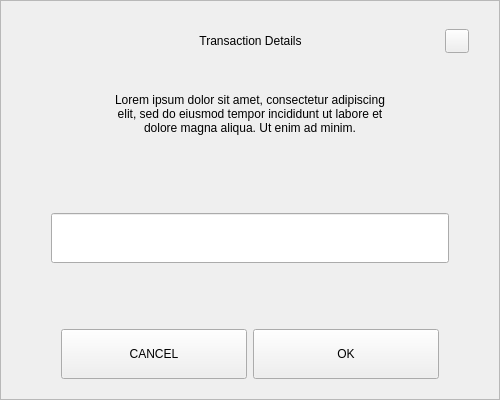
<?xml version="1.0" encoding="UTF-8"?>
<ui version="4.0">
 <class>SendChangeAddressDialog</class>
 <widget class="QDialog" name="SendChangeAddressDialog">
  <property name="geometry">
   <rect>
    <x>0</x>
    <y>0</y>
    <width>500</width>
    <height>400</height>
   </rect>
  </property>
  <property name="windowTitle">
   <string>Dialog</string>
  </property>
  <layout class="QVBoxLayout" name="verticalLayout">
   <property name="spacing">
    <number>0</number>
   </property>
   <property name="leftMargin">
    <number>0</number>
   </property>
   <property name="topMargin">
    <number>0</number>
   </property>
   <property name="rightMargin">
    <number>0</number>
   </property>
   <property name="bottomMargin">
    <number>0</number>
   </property>
   <item>
    <widget class="QFrame" name="frame">
     <property name="styleSheet">
      <string notr="true"/>
     </property>
     <property name="frameShape">
      <enum>QFrame::StyledPanel</enum>
     </property>
     <property name="frameShadow">
      <enum>QFrame::Raised</enum>
     </property>
     <layout class="QVBoxLayout" name="verticalLayout_2" stretch="0,0,0,0,0,0,0">
      <property name="spacing">
       <number>0</number>
      </property>
      <property name="leftMargin">
       <number>30</number>
      </property>
      <property name="topMargin">
       <number>20</number>
      </property>
      <property name="rightMargin">
       <number>30</number>
      </property>
      <property name="bottomMargin">
       <number>20</number>
      </property>
      <item>
       <layout class="QHBoxLayout" name="horizontalLayout_3">
        <property name="spacing">
         <number>0</number>
        </property>
        <item>
         <spacer name="horizontalSpacer_2">
          <property name="orientation">
           <enum>Qt::Horizontal</enum>
          </property>
          <property name="sizeHint" stdset="0">
           <size>
            <width>40</width>
            <height>20</height>
           </size>
          </property>
         </spacer>
        </item>
        <item>
         <widget class="QLabel" name="labelTitle">
          <property name="minimumSize">
           <size>
            <width>0</width>
            <height>40</height>
           </size>
          </property>
          <property name="maximumSize">
           <size>
            <width>16777215</width>
            <height>40</height>
           </size>
          </property>
          <property name="styleSheet">
           <string notr="true">padding-left:24px;</string>
          </property>
          <property name="text">
           <string>Transaction Details</string>
          </property>
          <property name="alignment">
           <set>Qt::AlignCenter</set>
          </property>
          <property name="margin">
           <number>7</number>
          </property>
         </widget>
        </item>
        <item>
         <spacer name="horizontalSpacer">
          <property name="orientation">
           <enum>Qt::Horizontal</enum>
          </property>
          <property name="sizeHint" stdset="0">
           <size>
            <width>40</width>
            <height>20</height>
           </size>
          </property>
         </spacer>
        </item>
        <item>
         <widget class="QPushButton" name="btnEsc">
          <property name="minimumSize">
           <size>
            <width>24</width>
            <height>24</height>
           </size>
          </property>
          <property name="maximumSize">
           <size>
            <width>24</width>
            <height>24</height>
           </size>
          </property>
          <property name="focusPolicy">
           <enum>Qt::NoFocus</enum>
          </property>
          <property name="text">
           <string/>
          </property>
         </widget>
        </item>
       </layout>
      </item>
      <item>
       <spacer name="verticalSpacer_2">
        <property name="orientation">
         <enum>Qt::Vertical</enum>
        </property>
        <property name="sizeType">
         <enum>QSizePolicy::Fixed</enum>
        </property>
        <property name="sizeHint" stdset="0">
         <size>
          <width>20</width>
          <height>20</height>
         </size>
        </property>
       </spacer>
      </item>
      <item alignment="Qt::AlignHCenter">
       <widget class="QLabel" name="labelMessage">
        <property name="minimumSize">
         <size>
          <width>0</width>
          <height>65</height>
         </size>
        </property>
        <property name="text">
         <string>Lorem ipsum dolor sit amet, consectetur adipiscing elit, sed do eiusmod tempor incididunt ut labore et dolore magna aliqua. Ut enim ad minim.</string>
        </property>
        <property name="alignment">
         <set>Qt::AlignCenter</set>
        </property>
        <property name="wordWrap">
         <bool>true</bool>
        </property>
       </widget>
      </item>
      <item>
       <spacer name="verticalSpacer_3">
        <property name="orientation">
         <enum>Qt::Vertical</enum>
        </property>
        <property name="sizeHint" stdset="0">
         <size>
          <width>20</width>
          <height>40</height>
         </size>
        </property>
       </spacer>
      </item>
      <item>
       <layout class="QHBoxLayout" name="horizontalLayout_2">
        <property name="spacing">
         <number>0</number>
        </property>
        <property name="leftMargin">
         <number>20</number>
        </property>
        <property name="rightMargin">
         <number>20</number>
        </property>
        <item>
         <widget class="QLineEdit" name="lineEditAddress">
          <property name="minimumSize">
           <size>
            <width>0</width>
            <height>50</height>
           </size>
          </property>
         </widget>
        </item>
       </layout>
      </item>
      <item>
       <spacer name="verticalSpacer">
        <property name="orientation">
         <enum>Qt::Vertical</enum>
        </property>
        <property name="sizeHint" stdset="0">
         <size>
          <width>20</width>
          <height>40</height>
         </size>
        </property>
       </spacer>
      </item>
      <item>
       <layout class="QHBoxLayout" name="horizontalLayout" stretch="2,2">
        <property name="spacing">
         <number>6</number>
        </property>
        <property name="leftMargin">
         <number>30</number>
        </property>
        <property name="rightMargin">
         <number>30</number>
        </property>
        <item>
         <widget class="QPushButton" name="btnCancel">
          <property name="minimumSize">
           <size>
            <width>180</width>
            <height>50</height>
           </size>
          </property>
          <property name="focusPolicy">
           <enum>Qt::NoFocus</enum>
          </property>
          <property name="text">
           <string>CANCEL</string>
          </property>
         </widget>
        </item>
        <item>
         <widget class="QPushButton" name="btnSave">
          <property name="minimumSize">
           <size>
            <width>180</width>
            <height>50</height>
           </size>
          </property>
          <property name="focusPolicy">
           <enum>Qt::NoFocus</enum>
          </property>
          <property name="text">
           <string>OK</string>
          </property>
         </widget>
        </item>
       </layout>
      </item>
     </layout>
    </widget>
   </item>
  </layout>
 </widget>
 <resources/>
 <connections/>
</ui>
